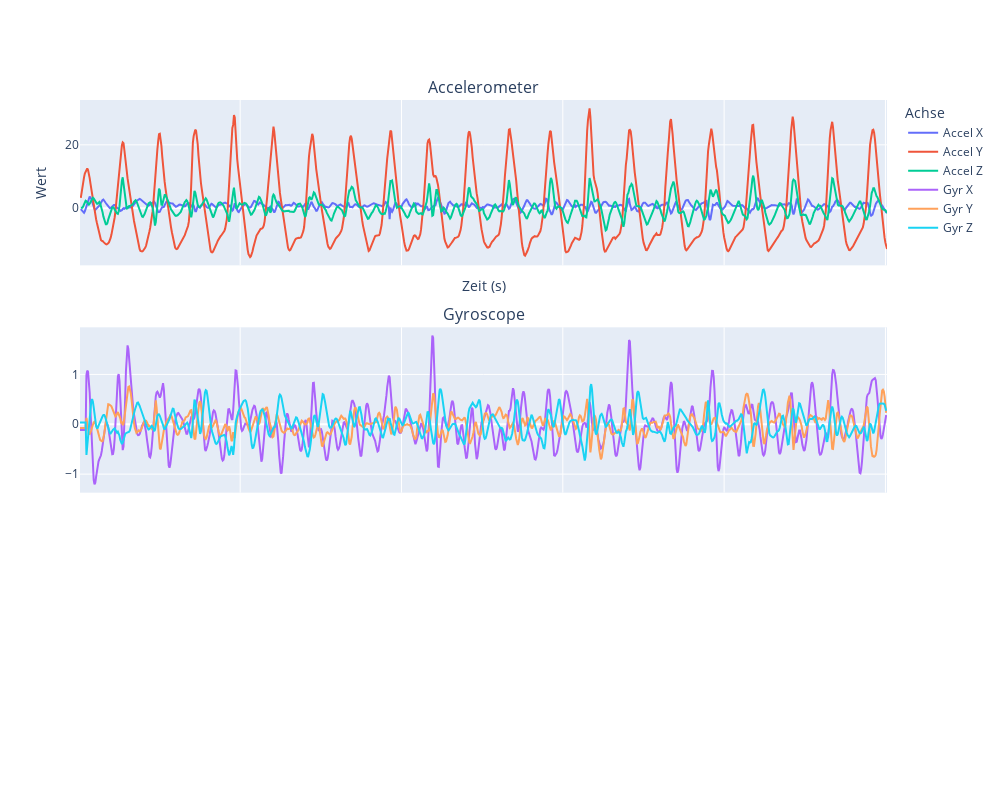

Notebook cell for this chart:
### Code cell
compare_acc_gyr(jump_acc,jump_gyr)

### Figure 1 — Plotly figure (JSON) as saved in the notebook; plotly's stock layout.template omitted (floating-point values rounded to 4 significant figures; data arrays with more than 128 entries replaced by an {"elided": "..."} marker saying what was removed)
{"data": [{"name": "Accel X", "type": "scatter", "x": {"elided": "1001 float values"}, "y": {"elided": "1001 float values"}}, {"name": "Accel Y", "type": "scatter", "x": {"elided": "1001 float values"}, "y": {"elided": "1001 float values"}}, {"name": "Accel Z", "type": "scatter", "x": {"elided": "1001 float values"}, "y": {"elided": "1001 float values"}}, {"marker": {"size": 4}, "name": "Gyr X", "type": "scatter", "x": {"elided": "1001 float values"}, "xaxis": "x2", "y": {"elided": "1001 float values"}, "yaxis": "y2"}, {"marker": {"size": 4}, "name": "Gyr Y", "type": "scatter", "x": {"elided": "1001 float values"}, "xaxis": "x2", "y": {"elided": "1001 float values"}, "yaxis": "y2"}, {"marker": {"size": 4}, "name": "Gyr Z", "type": "scatter", "x": {"elided": "1001 float values"}, "xaxis": "x2", "y": {"elided": "1001 float values"}, "yaxis": "y2"}], "layout": {"annotations": [{"font": {"size": 16}, "showarrow": false, "text": "Accelerometer", "x": 0.5, "xanchor": "center", "xref": "paper", "y": 1, "yanchor": "bottom", "yref": "paper"}, {"font": {"size": 16}, "showarrow": false, "text": "Gyroscope", "x": 0.5, "xanchor": "center", "xref": "paper", "y": 0.6333, "yanchor": "bottom", "yref": "paper"}], "height": 800, "legend": {"title": {"text": "Achse"}}, "width": 1000, "xaxis": {"anchor": "y", "domain": [0, 1], "matches": "x3", "showticklabels": false, "title": {"text": "Zeit (s)"}}, "xaxis2": {"anchor": "y2", "domain": [0, 1], "matches": "x3", "showticklabels": false}, "xaxis3": {"anchor": "y3", "domain": [0, 1]}, "yaxis": {"anchor": "x", "domain": [0.7333, 1], "title": {"text": "Wert"}}, "yaxis2": {"anchor": "x2", "domain": [0.3667, 0.6333]}, "yaxis3": {"anchor": "x3", "domain": [0, 0.2667]}}}
